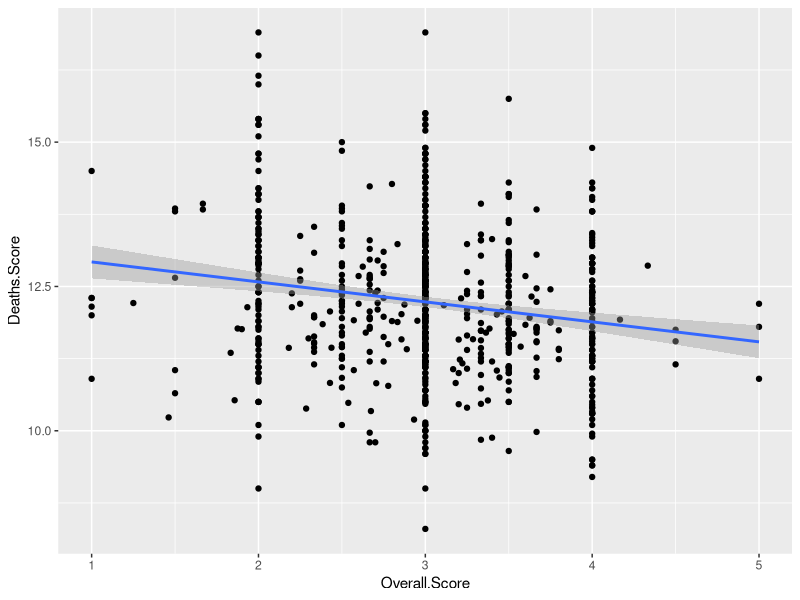
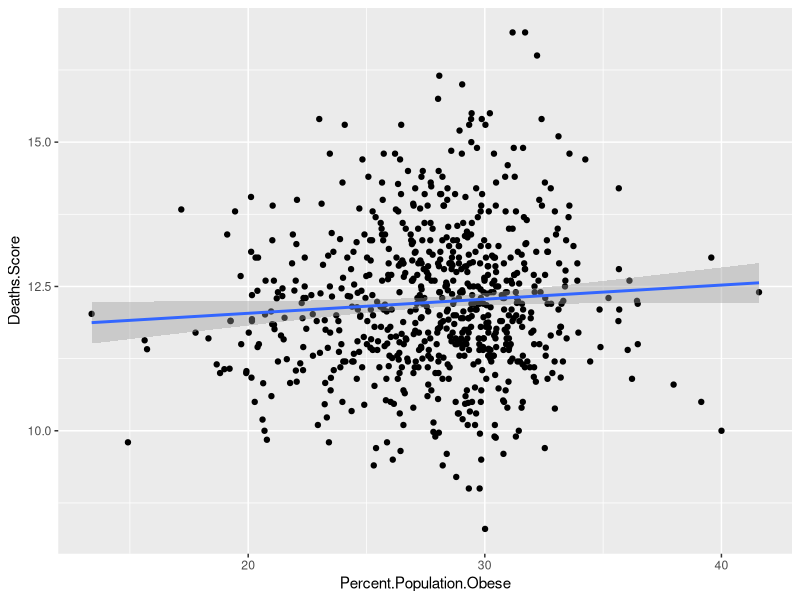
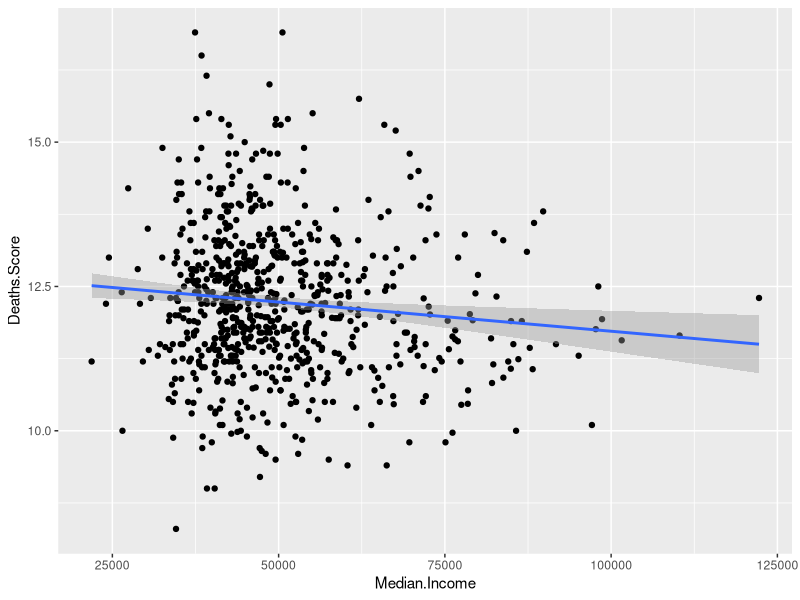

The R source for these figures, in order:
## ---- chunk 1
knitr::opts_chunk$set(echo = FALSE)

## ---- chunk 2
setwd("/Users/edelsonc/Desktop/Data_Science/Group_EDA/EDA_Project_2/Data_concise")
library(tidyverse)
na_list <- c("", " ", "Not Available", "NA", "NAN", "NaN")
df_c <- read_csv("edelsonc_merged.csv")


ggplot(data=df_c, aes(x=Overall.Score, y=Deaths.Score)) + geom_point() + geom_smooth(method='lm')

lm_rd <- lm(Deaths.Score ~ Overall.Score, data=df_c)
summary(lm_rd)

# obesity
ggplot(data=df_c, aes(x=Percent.Population.Obese, y=Deaths.Score)) + geom_point() + geom_smooth(method='lm')

lm_od <- lm(Deaths.Score ~ Percent.Population.Obese, data = df_c)
summary(lm_rd)

# median income
ggplot(data=df_c, aes(x=Median.Income, y=Deaths.Score)) + geom_point() + geom_smooth(method='lm')

lm_md <- lm(Deaths.Score ~ Median.Income, data=df_c) 
summary(lm_md)
